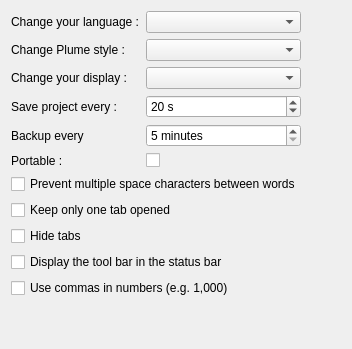
     <widget class="QWidget" name="generalTab">
      <attribute name="title">
       <string>General</string>
      </attribute>
      <layout class="QGridLayout" name="gridLayout_7">
       <item row="0" column="0">
        <layout class="QFormLayout" name="formLayout">
         <property name="fieldGrowthPolicy">
          <enum>QFormLayout::AllNonFixedFieldsGrow</enum>
         </property>
         <item row="0" column="0">
          <widget class="QLabel" name="label_2">
           <property name="text">
            <string>Change your language :</string>
           </property>
          </widget>
         </item>
         <item row="0" column="1">
          <widget class="QComboBox" name="langComboBox"/>
         </item>
         <item row="1" column="0">
          <widget class="QLabel" name="label">
           <property name="text">
            <string>Change Plume style :</string>
           </property>
          </widget>
         </item>
         <item row="1" column="1">
          <widget class="QComboBox" name="styleComboBox"/>
         </item>
         <item row="2" column="0">
          <widget class="QLabel" name="label_3">
           <property name="text">
            <string>Change your display :</string>
           </property>
          </widget>
         </item>
         <item row="2" column="1">
          <widget class="QComboBox" name="displayModeComboBox"/>
         </item>
         <item row="3" column="0">
          <widget class="QLabel" name="label_4">
           <property name="text">
            <string>Save project every :</string>
           </property>
          </widget>
         </item>
         <item row="3" column="1">
          <widget class="QSpinBox" name="autosaveTimeSpinBox">
           <property name="accelerated">
            <bool>true</bool>
           </property>
           <property name="suffix">
            <string comment="seconds"> s</string>
           </property>
           <property name="minimum">
            <number>10</number>
           </property>
           <property name="maximum">
            <number>3600</number>
           </property>
           <property name="singleStep">
            <number>10</number>
           </property>
           <property name="value">
            <number>20</number>
           </property>
          </widget>
         </item>
         <item row="5" column="0">
          <widget class="QLabel" name="isPortableToBeCreatedLabel">
           <property name="text">
            <string>Portable :</string>
           </property>
          </widget>
         </item>
         <item row="5" column="1">
          <widget class="QCheckBox" name="isPortableToBeCreated">
           <property name="toolTip">
            <string>Allow the use of Plume on a USB stick</string>
           </property>
          </widget>
         </item>
         <item row="4" column="0">
          <widget class="QLabel" name="backupEveryLabel">
           <property name="text">
            <string>Backup every</string>
           </property>
          </widget>
         </item>
         <item row="4" column="1">
          <widget class="QSpinBox" name="backupEverySpinBox">
           <property name="accelerated">
            <bool>true</bool>
           </property>
           <property name="suffix">
            <string> minutes</string>
           </property>
           <property name="minimum">
            <number>5</number>
           </property>
           <property name="maximum">
            <number>360</number>
           </property>
          </widget>
         </item>
        </layout>
       </item>
       <item row="1" column="0">
        <layout class="QFormLayout" name="formLayout_6">
         <item row="0" column="0">
          <widget class="QCheckBox" name="preventDoubleSpaceCheckBox">
           <property name="text">
            <string>Prevent multiple space characters between words</string>
           </property>
          </widget>
         </item>
         <item row="1" column="0">
          <widget class="QCheckBox" name="oneTabOnlyCheckBox">
           <property name="text">
            <string>Keep only one tab opened</string>
           </property>
          </widget>
         </item>
         <item row="2" column="0">
          <widget class="QCheckBox" name="noTabCheckBox">
           <property name="text">
            <string>Hide tabs</string>
           </property>
          </widget>
         </item>
         <item row="3" column="0">
          <widget class="QCheckBox" name="isToolBarInStatusBarCheckBox">
           <property name="text">
            <string>Display the tool bar in the status bar</string>
           </property>
          </widget>
         </item>
         <item row="4" column="0">
          <widget class="QCheckBox" name="useCommasInNumbersCheckBox">
           <property name="text">
            <string>Use commas in numbers (e.g. 1,000)</string>
           </property>
          </widget>
         </item>
        </layout>
       </item>
       <item row="0" column="1">
        <spacer name="horizontalSpacer_8">
         <property name="orientation">
          <enum>Qt::Horizontal</enum>
         </property>
         <property name="sizeHint" stdset="0">
          <size>
           <width>40</width>
           <height>20</height>
          </size>
         </property>
        </spacer>
       </item>
       <item row="2" column="0">
        <spacer name="verticalSpacer_5">
         <property name="orientation">
          <enum>Qt::Vertical</enum>
         </property>
         <property name="sizeHint" stdset="0">
          <size>
           <width>20</width>
           <height>40</height>
          </size>
         </property>
        </spacer>
       </item>
      </layout>
     </widget>
